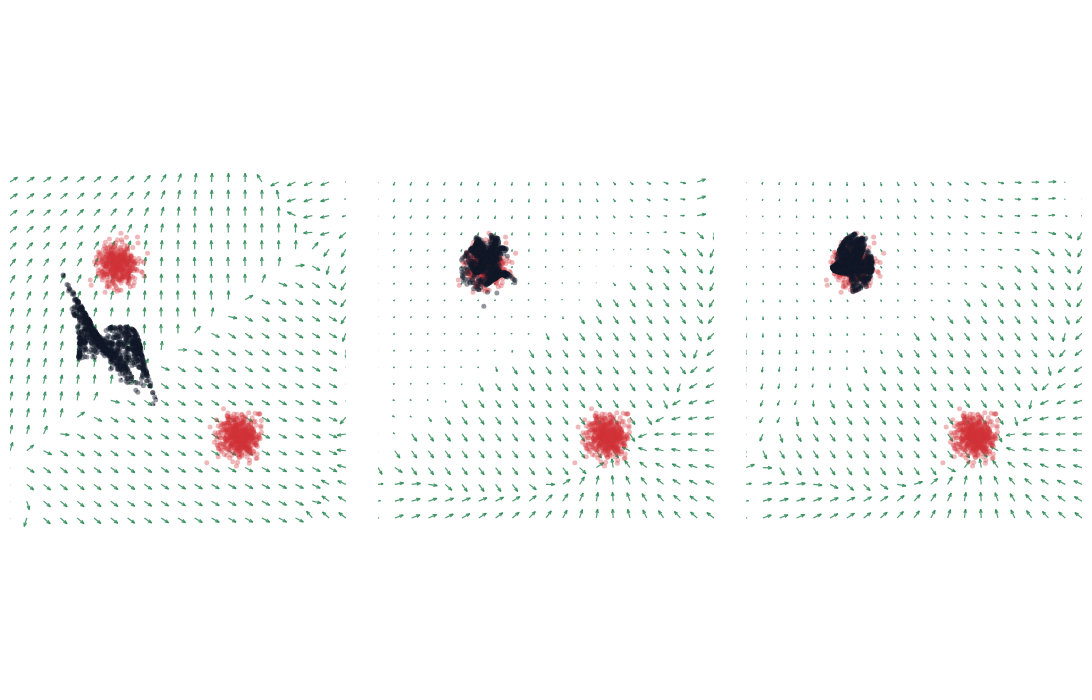

The code cell stored with this chart in its notebook:
### Markdown cell above
## Progression and final pushforward

### Code cell
available_snapshots = sorted(path.stem for path in artifact_root.glob("*.pt"))
selected_snapshots = [
    available_snapshots[0],
    available_snapshots[len(available_snapshots) // 2],
    available_snapshots[-1],
]

progress_figure = make_progress_figure(selected_snapshots)
progress_figure

### Figure 1 — Plotly figure (JSON) as saved in the notebook; plotly's stock layout.template omitted (floating-point values rounded to 4 significant figures; data arrays with more than 128 entries replaced by an {"elided": "..."} marker saying what was removed)
{"data": [{"contours": {"coloring": "lines"}, "hoverinfo": "skip", "line": {"color": "royalblue", "width": 2}, "name": "model contour", "opacity": 0.9, "showlegend": false, "showscale": false, "type": "contour", "x": [-0.75, -0.75, -0.75, -0.75, -0.75, -0.75, -0.75, -0.75, -0.75, -0.75, -0.75, -0.75, -0.75, -0.75, -0.75, -0.75, -0.75, -0.75, -0.75, -0.75, -0.75, -0.75, -0.75, -0.75, -0.75, -0.75, -0.75, -0.75, -0.75, -0.75, -0.75, -0.75, -0.75, -0.75, -0.75, -0.75, -0.75, -0.75, -0.75, -0.75, -0.75, -0.75, -0.75, -0.75, -0.75, -0.75, -0.75, -0.75, -0.75, -0.75, -0.75, -0.75, -0.75, -0.75, -0.75, -0.75, -0.75, -0.75, -0.75, -0.75, -0.75, -0.75, -0.75, -0.75, -0.75, -0.75, -0.75, -0.75, -0.75, -0.75, -0.75, -0.75, -0.75, -0.75, -0.75, -0.75, -0.75, -0.75, -0.75, -0.75, -0.75], "xaxis": "x", "y": [-2.0, -2.0, -2.0, -2.0, -2.0, -2.0, -2.0, -2.0, -2.0, -2.0, -2.0, -2.0, -2.0, -2.0, -2.0, -2.0, -2.0, -2.0, -2.0, -2.0, -2.0, -2.0, -2.0, -2.0, -2.0, -2.0, -2.0, -2.0, -2.0, -2.0, -2.0, -2.0, -2.0, -2.0, -2.0, -2.0, -2.0, -2.0, -2.0, -2.0, -2.0, -2.0, -2.0, -2.0, -2.0, -2.0, -2.0, -2.0, -2.0, -2.0, -2.0, -2.0, -2.0, -2.0, -2.0, -2.0, -2.0, -2.0, -2.0, -2.0, -2.0, -2.0, -2.0, -2.0, -2.0, -2.0, -2.0, -2.0, -2.0, -2.0, -2.0, -2.0, -2.0, -2.0, -2.0, -2.0, -2.0, -2.0, -2.0, -2.0, -2.0], "yaxis": "y", "z": {"elided": "81x81 float values"}}, {"hoverinfo": "skip", "line": {"color": "rgba(46, 139, 87, 0.85)", "width": 1.2}, "mode": "lines", "name": "grid drift", "showlegend": false, "type": "scatter", "x": {"elided": "3087 float values"}, "xaxis": "x", "y": {"elided": "3087 float values"}, "yaxis": "y"}, {"hoverinfo": "skip", "line": {"color": "rgba(17, 24, 39, 0.65)", "width": 1}, "mode": "lines", "name": "model drift", "showlegend": false, "type": "scatter", "x": {"elided": "721 float values"}, "xaxis": "x", "y": {"elided": "721 float values"}, "yaxis": "y"}, {"hoverinfo": "skip", "marker": {"color": "rgba(208, 51, 58, 0.35)", "size": 5}, "mode": "markers", "name": "data", "showlegend": false, "type": "scatter", "x": {"elided": "1024 float values"}, "xaxis": "x", "y": {"elided": "1024 float values"}, "yaxis": "y"}, {"hoverinfo": "skip", "marker": {"color": "rgba(17, 24, 39, 0.45)", "size": 5}, "mode": "markers", "name": "model", "showlegend": false, "type": "scatter", "x": {"elided": "1024 float values"}, "xaxis": "x", "y": {"elided": "1024 float values"}, "yaxis": "y"}, {"contours": {"coloring": "lines"}, "hoverinfo": "skip", "line": {"color": "royalblue", "width": 2}, "name": "model contour", "opacity": 0.9, "showlegend": false, "showscale": false, "type": "contour", "x": [-0.75, -0.75, -0.75, -0.75, -0.75, -0.75, -0.75, -0.75, -0.75, -0.75, -0.75, -0.75, -0.75, -0.75, -0.75, -0.75, -0.75, -0.75, -0.75, -0.75, -0.75, -0.75, -0.75, -0.75, -0.75, -0.75, -0.75, -0.75, -0.75, -0.75, -0.75, -0.75, -0.75, -0.75, -0.75, -0.75, -0.75, -0.75, -0.75, -0.75, -0.75, -0.75, -0.75, -0.75, -0.75, -0.75, -0.75, -0.75, -0.75, -0.75, -0.75, -0.75, -0.75, -0.75, -0.75, -0.75, -0.75, -0.75, -0.75, -0.75, -0.75, -0.75, -0.75, -0.75, -0.75, -0.75, -0.75, -0.75, -0.75, -0.75, -0.75, -0.75, -0.75, -0.75, -0.75, -0.75, -0.75, -0.75, -0.75, -0.75, -0.75], "xaxis": "x2", "y": [-2.0, -2.0, -2.0, -2.0, -2.0, -2.0, -2.0, -2.0, -2.0, -2.0, -2.0, -2.0, -2.0, -2.0, -2.0, -2.0, -2.0, -2.0, -2.0, -2.0, -2.0, -2.0, -2.0, -2.0, -2.0, -2.0, -2.0, -2.0, -2.0, -2.0, -2.0, -2.0, -2.0, -2.0, -2.0, -2.0, -2.0, -2.0, -2.0, -2.0, -2.0, -2.0, -2.0, -2.0, -2.0, -2.0, -2.0, -2.0, -2.0, -2.0, -2.0, -2.0, -2.0, -2.0, -2.0, -2.0, -2.0, -2.0, -2.0, -2.0, -2.0, -2.0, -2.0, -2.0, -2.0, -2.0, -2.0, -2.0, -2.0, -2.0, -2.0, -2.0, -2.0, -2.0, -2.0, -2.0, -2.0, -2.0, -2.0, -2.0, -2.0], "yaxis": "y2", "z": {"elided": "81x81 float values"}}, {"hoverinfo": "skip", "line": {"color": "rgba(46, 139, 87, 0.85)", "width": 1.2}, "mode": "lines", "name": "grid drift", "showlegend": false, "type": "scatter", "x": {"elided": "3087 float values"}, "xaxis": "x2", "y": {"elided": "3087 float values"}, "yaxis": "y2"}, {"hoverinfo": "skip", "line": {"color": "rgba(17, 24, 39, 0.65)", "width": 1}, "mode": "lines", "name": "model drift", "showlegend": false, "type": "scatter", "x": {"elided": "721 float values"}, "xaxis": "x2", "y": {"elided": "721 float values"}, "yaxis": "y2"}, {"hoverinfo": "skip", "marker": {"color": "rgba(208, 51, 58, 0.35)", "size": 5}, "mode": "markers", "name": "data", "showlegend": false, "type": "scatter", "x": {"elided": "1024 float values"}, "xaxis": "x2", "y": {"elided": "1024 float values"}, "yaxis": "y2"}, {"hoverinfo": "skip", "marker": {"color": "rgba(17, 24, 39, 0.45)", "size": 5}, "mode": "markers", "name": "model", "showlegend": false, "type": "scatter", "x": {"elided": "1024 float values"}, "xaxis": "x2", "y": {"elided": "1024 float values"}, "yaxis": "y2"}, {"contours": {"coloring": "lines"}, "hoverinfo": "skip", "line": {"color": "royalblue", "width": 2}, "name": "model contour", "opacity": 0.9, "showlegend": false, "showscale": false, "type": "contour", "x": [-0.75, -0.75, -0.75, -0.75, -0.75, -0.75, -0.75, -0.75, -0.75, -0.75, -0.75, -0.75, -0.75, -0.75, -0.75, -0.75, -0.75, -0.75, -0.75, -0.75, -0.75, -0.75, -0.75, -0.75, -0.75, -0.75, -0.75, -0.75, -0.75, -0.75, -0.75, -0.75, -0.75, -0.75, -0.75, -0.75, -0.75, -0.75, -0.75, -0.75, -0.75, -0.75, -0.75, -0.75, -0.75, -0.75, -0.75, -0.75, -0.75, -0.75, -0.75, -0.75, -0.75, -0.75, -0.75, -0.75, -0.75, -0.75, -0.75, -0.75, -0.75, -0.75, -0.75, -0.75, -0.75, -0.75, -0.75, -0.75, -0.75, -0.75, -0.75, -0.75, -0.75, -0.75, -0.75, -0.75, -0.75, -0.75, -0.75, -0.75, -0.75], "xaxis": "x3", "y": [-2.0, -2.0, -2.0, -2.0, -2.0, -2.0, -2.0, -2.0, -2.0, -2.0, -2.0, -2.0, -2.0, -2.0, -2.0, -2.0, -2.0, -2.0, -2.0, -2.0, -2.0, -2.0, -2.0, -2.0, -2.0, -2.0, -2.0, -2.0, -2.0, -2.0, -2.0, -2.0, -2.0, -2.0, -2.0, -2.0, -2.0, -2.0, -2.0, -2.0, -2.0, -2.0, -2.0, -2.0, -2.0, -2.0, -2.0, -2.0, -2.0, -2.0, -2.0, -2.0, -2.0, -2.0, -2.0, -2.0, -2.0, -2.0, -2.0, -2.0, -2.0, -2.0, -2.0, -2.0, -2.0, -2.0, -2.0, -2.0, -2.0, -2.0, -2.0, -2.0, -2.0, -2.0, -2.0, -2.0, -2.0, -2.0, -2.0, -2.0, -2.0], "yaxis": "y3", "z": {"elided": "81x81 float values"}}, {"hoverinfo": "skip", "line": {"color": "rgba(46, 139, 87, 0.85)", "width": 1.2}, "mode": "lines", "name": "grid drift", "showlegend": false, "type": "scatter", "x": {"elided": "3087 float values"}, "xaxis": "x3", "y": {"elided": "3087 float values"}, "yaxis": "y3"}, {"hoverinfo": "skip", "line": {"color": "rgba(17, 24, 39, 0.65)", "width": 1}, "mode": "lines", "name": "model drift", "showlegend": false, "type": "scatter", "x": {"elided": "721 float values"}, "xaxis": "x3", "y": {"elided": "721 float values"}, "yaxis": "y3"}, {"hoverinfo": "skip", "marker": {"color": "rgba(208, 51, 58, 0.35)", "size": 5}, "mode": "markers", "name": "data", "showlegend": false, "type": "scatter", "x": {"elided": "1024 float values"}, "xaxis": "x3", "y": {"elided": "1024 float values"}, "yaxis": "y3"}, {"hoverinfo": "skip", "marker": {"color": "rgba(17, 24, 39, 0.45)", "size": 5}, "mode": "markers", "name": "model", "showlegend": false, "type": "scatter", "x": {"elided": "1024 float values"}, "xaxis": "x3", "y": {"elided": "1024 float values"}, "yaxis": "y3"}], "layout": {"height": 700, "margin": {"b": 10, "l": 10, "r": 10, "t": 10}, "showlegend": false, "width": 2100, "xaxis": {"anchor": "y", "domain": [0, 0.3133], "range": [-0.75, 3.25], "scaleanchor": "y", "visible": false}, "xaxis2": {"anchor": "y2", "domain": [0.3433, 0.6567], "range": [-0.75, 3.25], "scaleanchor": "y2", "visible": false}, "xaxis3": {"anchor": "y3", "domain": [0.6867, 1.0], "range": [-0.75, 3.25], "scaleanchor": "y3", "visible": false}, "yaxis": {"anchor": "x", "domain": [0, 1], "range": [-2, 2], "visible": false}, "yaxis2": {"anchor": "x2", "domain": [0, 1], "range": [-2, 2], "visible": false}, "yaxis3": {"anchor": "x3", "domain": [0, 1], "range": [-2, 2], "visible": false}}}
